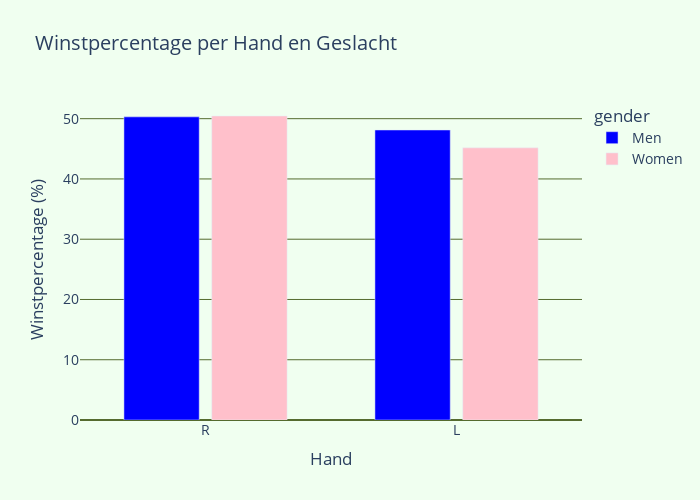

The cell this chart's notebook holds for it:
### Markdown cell above
#### Argument 3: Slagarm

### Code cell
import pandas as pd
import plotly.express as px

# Laad de dataset
df = pd.read_csv('../combined_cleaned_tennis_data.csv')

# Filter de data om alleen wedstrijden te pakken waar links tegen rechts speelt
filtered_data = df[(df['winner_hand'].isin(['R', 'L'])) & (df['loser_hand'].isin(['R', 'L']))]

# Bereken winstpercentages voor 'R' en 'L' met een splitsing op geslacht
win_counts = filtered_data.groupby(['winner_hand', 'gender']).size()
total_matches_winner = filtered_data.groupby(['winner_hand', 'gender']).size()
total_matches_loser = filtered_data.groupby(['loser_hand', 'gender']).size()

# Voeg de totale wedstrijden van winnaars en verliezers samen voor een nauwkeurige berekening
total_matches = total_matches_winner.add(total_matches_loser, fill_value=0)

# Creëer een DataFrame voor winstpercentages
win_percentage = (win_counts / total_matches * 100).reset_index(name='Winning Percentage')

# Interactieve barplot met Plotly
fig = px.bar(win_percentage, x='winner_hand', y='Winning Percentage', color='gender',
             title='Winstpercentage per Hand en Geslacht',
             labels={'winner_hand': 'Hand', 'Winning Percentage': 'Winstpercentage (%)'},
             color_discrete_map={'Men': 'blue', 'Women': 'pink'},
             barmode='group',  # Groepeer de balken
             category_orders={'winner_hand': ['R', 'L'], 'gender': ['Man', 'Vrouw']})

# Stijlen aanpassen voor betere leesbaarheid en smalle balken
fig.update_traces(width=0.3)  # Maak de balken smaller

fig.update_layout(
    font=dict(size=14),  # Grotere lettergrootte voor leesbaarheid
    bargap=0.3,  # Verminder de ruimte tussen de balken
    bargroupgap=0.1,  # Verminder de ruimte tussen de groepen balken
    width=700,  # Totale breedte van de plot aanpassen
    height=500,  # Totale hoogte van de plot aanpassen
    paper_bgcolor='honeydew',  # Achtergrondkleur van het papier
    plot_bgcolor='honeydew',
    yaxis=dict(
        gridcolor='darkolivegreen', # Kleur van het rooster op de y-as
        zerolinecolor='darkolivegreen'
    )
)
fig.show()

### Figure 1 — Plotly figure (JSON) as saved in the notebook; plotly's stock layout.template omitted (floating-point values rounded to 4 significant figures)
{"data": [{"alignmentgroup": "True", "hovertemplate": "gender=Men<br>Hand=%{x}<br>Winstpercentage (%)=%{y}<extra></extra>", "legendgroup": "Men", "marker": {"color": "blue", "pattern": {"shape": ""}}, "name": "Men", "offsetgroup": "Men", "orientation": "v", "showlegend": true, "textposition": "auto", "type": "bar", "width": 0.3, "x": ["L", "R"], "xaxis": "x", "y": [48.12, 50.3], "yaxis": "y"}, {"alignmentgroup": "True", "hovertemplate": "gender=Women<br>Hand=%{x}<br>Winstpercentage (%)=%{y}<extra></extra>", "legendgroup": "Women", "marker": {"color": "pink", "pattern": {"shape": ""}}, "name": "Women", "offsetgroup": "Women", "orientation": "v", "showlegend": true, "textposition": "auto", "type": "bar", "width": 0.3, "x": ["L", "R"], "xaxis": "x", "y": [45.16, 50.45], "yaxis": "y"}], "layout": {"bargap": 0.3, "bargroupgap": 0.1, "barmode": "group", "font": {"size": 14}, "height": 500, "legend": {"title": {"text": "gender"}, "tracegroupgap": 0}, "paper_bgcolor": "honeydew", "plot_bgcolor": "honeydew", "title": {"text": "Winstpercentage per Hand en Geslacht"}, "width": 700, "xaxis": {"anchor": "y", "categoryarray": ["R", "L"], "categoryorder": "array", "domain": [0, 1], "title": {"text": "Hand"}}, "yaxis": {"anchor": "x", "domain": [0, 1], "gridcolor": "darkolivegreen", "title": {"text": "Winstpercentage (%)"}, "zerolinecolor": "darkolivegreen"}}}
